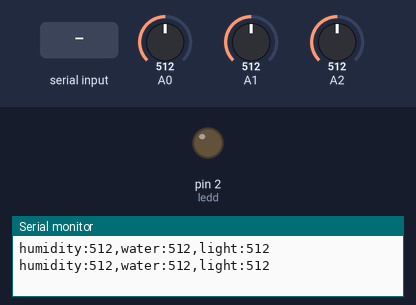
Bench run of a sketch on a simulated Arduino Uno, built with avr-gcc and run on an emulated ATmega328P. On the bench: output pins drawn as LEDs (lit = HIGH), the last lines printed to the serial monitor. Inputs (shaded band) come from the test bench; at power-on: A0 = 512, A1 = 512, A2 = 512.

Above: at 1.2 s.
1.3 s: "on" received over Serial
At 4.0 s:
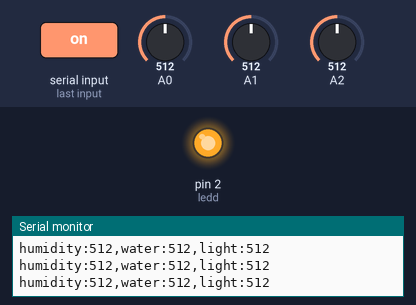
4.5 s: "off" received over Serial
At 6.4 s:
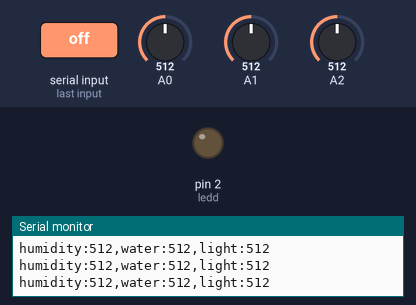
Timing chart, 0 to 7.9 s (numbered marks = the images above; inputs shaded):
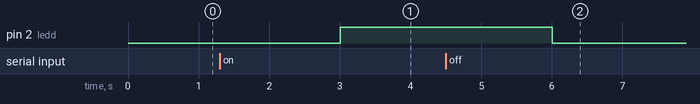

Measured:
- after the input at 1.3 s, pin 2 (ledd): LOW → HIGH after 1.7 s
- after the input at 4.5 s, pin 2 (ledd): HIGH → LOW after 1.5 s

The sketch:

code_arduino.ino
```cpp
int light;
int ledd=2;
String InBytes;
int x;

void setup() {
  // put your setup code here, to run once:
  Serial.begin(9600);
  pinMode(ledd,OUTPUT);

}

void loop() {
  // put your main code here, to run repeatedly:
 int L = analogRead(A0);
 int W = analogRead(A1);
 int H = analogRead(A2);


  if(Serial.available() > 0){

    InBytes=Serial.readString();


    if(InBytes.indexOf("on") == 0 ){
      digitalWrite(ledd, HIGH);


    }
    if(InBytes.indexOf("off") == 0 ){
      digitalWrite(ledd, LOW);

    }

  }

  Serial.print("humidity:");
  Serial.print(H);
  Serial.print(",");
  Serial.print("water:");
  Serial.print(W);
  Serial.print(",");
  Serial.print("light:");
  Serial.println(L );


  delay(1000);

}
```
